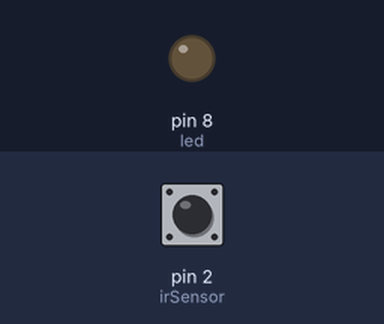
This sketch was run on a simulated Arduino Uno, built with avr-gcc and run on an emulated ATmega328P. Shown: output pins drawn as LEDs (lit = HIGH). The inputs (shaded band) are chosen by the test bench; at power-on: pin 2 (irSensor) HIGH. What the sketch prints to the serial monitor is not drawn.

Above: at 1.2 s.
1.3 s: pin 2 (irSensor) driven LOW
At 2.0 s:
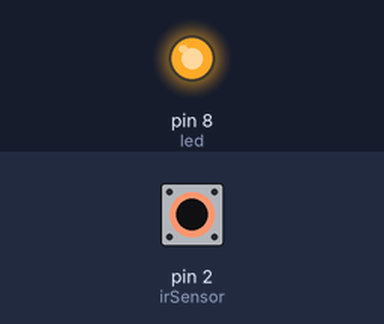
2.8 s: pin 2 (irSensor) pulsed HIGH 5 times (0.12 s each, 0.3 s apart)
At 4.9 s:
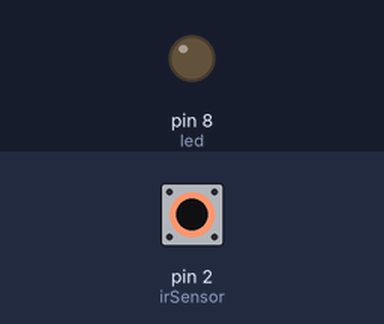
Timing chart, 0 to 6.4 s (numbered marks = the images above; inputs shaded):
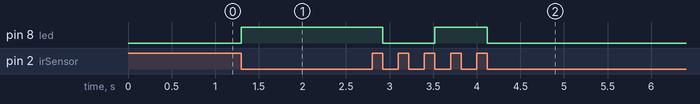

Measured:
- after the input at 1.3 s, pin 8 (led): LOW → HIGH at once
- after the input at 2.8 s, pin 8 (led): HIGH → LOW after 0.12 s, → HIGH 0.60 s later, → LOW 0.60 s later

The sketch:

Touchless_Led_Toggle_System.ino
```cpp
// IR Sensor Touchless LED Toggle Project

// Pin connections
int irSensor = 2;   // IR sensor output pin connected to Arduino digital pin 2
int led = 8;        // LED connected to Arduino digital pin 8

// Variables to store system state
bool ledState = LOW;     // Stores current LED state (ON/OFF)
bool detected = false;   // Helps avoid multiple triggers for same object

void setup() {
  pinMode(irSensor, INPUT);   // Set IR sensor as input
  pinMode(led, OUTPUT);       // Set LED as output

  Serial.begin(9600);         // Start Serial Monitor for debugging
}

void loop() {

  // Read IR sensor value
  int sensorStatus = digitalRead(irSensor);

  // If object is detected AND it was not already detected before
  if (sensorStatus == LOW && detected == false) {

    // Toggle LED state (ON ↔ OFF)
    ledState = !ledState;

    // Apply LED state to output pin
    digitalWrite(led, ledState);

    // Print status in Serial Monitor
    if (ledState == HIGH) {
      Serial.println("Object Detected → LED ON");
    }
    else {
      Serial.println("Object Detected → LED OFF");
    }

    // Mark that object has been detected
    detected = true;

    // Small delay to avoid rapid multiple toggles
    delay(500);
  }

  // Reset detection flag when object is removed
  if (sensorStatus == HIGH) {
    detected = false;
  }
}
```
